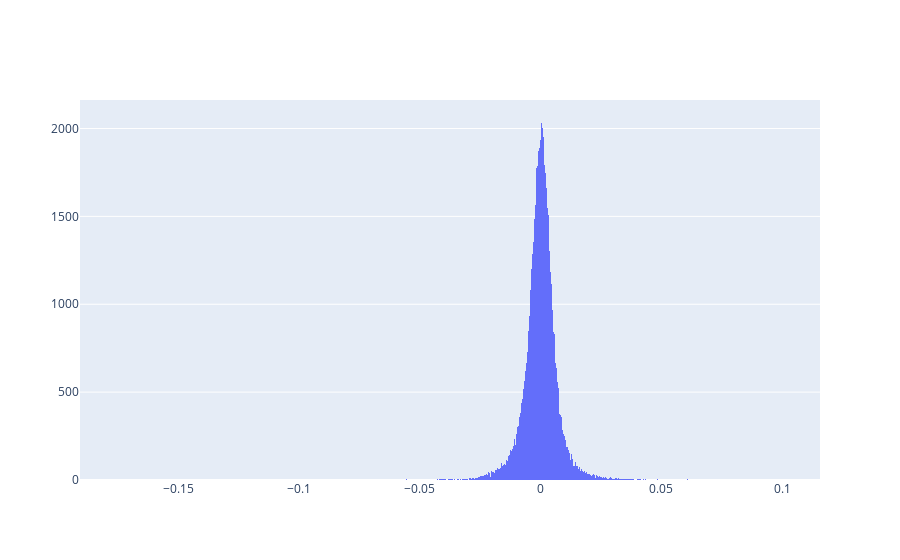

Notebook code cell kept with this figure:
### Code cell
fig = go.Figure(go.Histogram(x=df['rocp']))
fig.show()

### Figure 1 — Plotly figure (JSON) as saved in the notebook; plotly's stock layout.template omitted (floating-point values rounded to 4 significant figures; data arrays with more than 128 entries replaced by an {"elided": "..."} marker saying what was removed)
{"data": [{"type": "histogram", "x": {"elided": "114874 float values"}}], "layout": {}}
